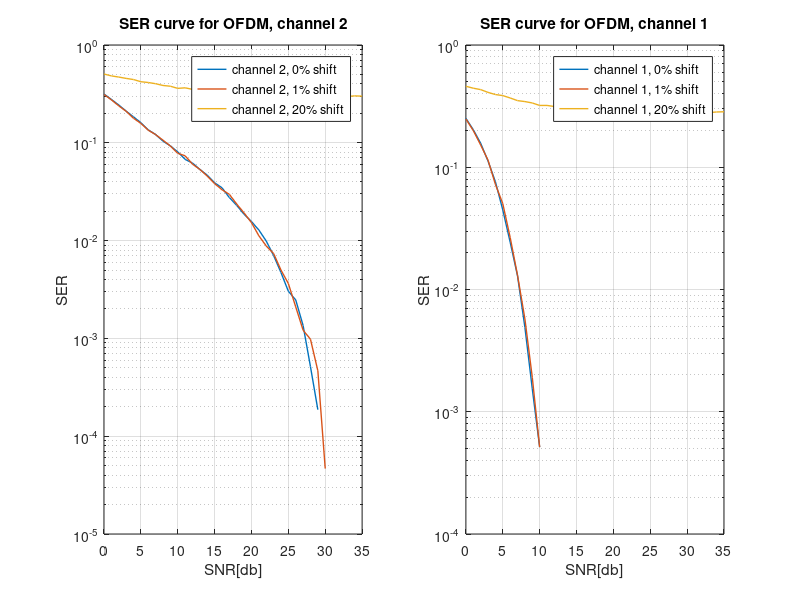

Write the MATLAB code that produced this figure.
function ex3

    % Consts
    DATA_SIZE = 2048;
    FFT_SIZE = 1024;
    NOISE_POWER = 0.1;
        
    % Not all the bit stream will actually be used
    bit_stream = generateData(DATA_SIZE);
    symbols = bi2de(reshape(bit_stream, round(length(bit_stream)/2), 2));
    source_ofdm = qammod(symbols, 4)/sqrt(2);

    % Inserting guard band
    source_ofdm(1:100) = 0;
    source_ofdm(end-100+1:end) = 0;
    y1 = ifft(source_ofdm);
    len = size(y1, 1);
    gi = round(len/8);

    % Add guard interval
    gi_y = zeros(len+gi, 1);
    gi_y(1:gi) = y1(end-gi+1:end);
    gi_y(gi+1:end) = y1;

    received_signal1 = gi_y;

    % Removing guard interval
    received_signal1 = received_signal1(gi+1:end);
    received_ofdm1 = fft(received_signal1);        
    received_ofdm_symbols1 = qamdemod(received_ofdm1, 4);
    % Demodulate
    received_bit_stream1 = reshape(de2bi(received_ofdm_symbols1), DATA_SIZE, 1)';
    pilot1 = source_ofdm(101:end-100)./received_ofdm1(101:end-100);


    received_signal2 = channel2(gi_y);
    % Removing guard interval
    [received_ofdm_symbols2, received_ofdm_values2] = receiveSignal(received_signal2, gi);

    % Demodulate
    received_bit_stream2 = reshape(de2bi(received_ofdm_symbols2), DATA_SIZE, 1)';
    pilot2 = source_ofdm(101:end-100)./received_ofdm_values2(101:end-100);        
% 
%     figure;
%     subplot(1,2,1);
%     xlabel('Subcarrier');
%     ylabel('|b_k|');
%     stem([1:10:length(received_ofdm1)], abs(received_ofdm1(1:10:end)));
%     title('h[n]=\delta[n]');
%     subplot(1,2,2);
%     xlabel('Subcarrier');
%     ylabel('|b_k|');
%     stem([1:3:length(received_ofdm_values2)], abs(received_ofdm_values2(1:3:end)));
%     title('h[n]=1*\delta[n-1]+0.9j*\delta[n-10]');


    received_signal3 = channel1(gi_y);
    received_signal3 = delaySignal(received_signal3, 30);
    [received_ofdm_symbols3, received_ofdm_values3] = receiveSignal(received_signal3, gi);
    received_signal4 = channel2(gi_y);
    received_signal4 = delaySignal(received_signal4, 30);
    [received_ofdm_symbols4, received_ofdm_values4] = receiveSignal(received_signal4, gi);

%     figure;
%     subplot(1,2,1);
%     xlabel('Subcarrier');
%     ylabel('|b_k|');
%     stem([1:10:length(received_ofdm_values3)], abs(received_ofdm_values3(1:10:end)));
%     title('h[n]=\delta[n-30]');
%     subplot(1,2,2);
%     xlabel('Subcarrier');
%     ylabel('|b_k|');
%     stem([1:length(received_ofdm_values4)], abs(received_ofdm_values4(1:end)));
%     title('h[n]=1*\delta[n-31]+0.9j*\delta[n-40]');
    
%     snr_to_matches = [];
%     for snr=[0:1:35]
%         matches = 0;
%         for i=[1:26]
%             bit_stream = generateData(DATA_SIZE);
%             symbols = bi2de(reshape(bit_stream, round(length(bit_stream)/2), 2));
%             source_ofdm = qammod(symbols, 4)/sqrt(2);
%             
%              % Inserting guard band
%             source_ofdm(1:100) = 0;
%             source_ofdm(end-100+1:end) = 0;
%             y1 = ifft(source_ofdm);
%             len = size(y1, 1);
%             gi = round(len/8);
% 
%             % Add guard interval
%             gi_y = zeros(len+gi, 1);
%             gi_y(1:gi) = y1(end-gi+1:end);
%             gi_y(gi+1:end) = y1;
%             
% 
%             received_signal5 = channel1(gi_y);
%             received_signal5 = addNoiseToSignal(received_signal5, snr);
%             [received_ofdm_symbols5, received_ofdm_values5] = receiveSignal(received_signal5, gi);
%             received_signal6 = channel2(gi_y);
%             received_signal6 = addNoiseToSignal(received_signal6, snr);
%             [received_ofdm_symbols6, received_ofdm_values6] = receiveSignal(received_signal6, gi);
% %             pilot6 = source_ofdm(101:end-100)./received_ofdm_values6(101:end-100);
%             received_ofdm_values6 = received_ofdm_values6(101:end-100).*pilot2;
%         %     received_ofdm_values6 = received_ofdm_values6(101:end-100);
%             received_ofdm_symbols6 = qamdemod(received_ofdm_values6, 4);
% %             received_bit_stream6 = reshape(de2bi(received_ofdm_symbols6), 1, length(received_ofdm_symbols6)*2)';
%             
%             matches = matches + sum(received_ofdm_symbols6 == symbols(101:end-100));
%         end
%         
%         snr_to_matches = [snr_to_matches ; [snr, matches/(length(received_ofdm_symbols6)*26)]];        
%         
%     end
%     
%     figure;
%     semilogy(snr_to_matches(:,1), 1-snr_to_matches(:,2));
%     grid on;
%     title('SER curve for OFDM');
%     xlabel('SNR[db]');
%     ylabel('SER');
    
    offsets = [0, 0.01, 0.2];
    snrs = [0:1:35];
    snr_to_matches5 = zeros(length(offsets), length(snrs), 2);
    snr_to_matches6 = zeros(length(offsets), length(snrs), 2);
    for offset_i=[1:length(offsets)]
        offset_values = zeros(length(offsets), 1);
        offset_values = exp(-1i*2*pi*offsets(offset_i)*[0:FFT_SIZE-1]/FFT_SIZE)';
        for snr_i=[1:length(snrs)]
            matches5 = 0;
            matches6 = 0;
            for i=[1:26]
                bit_stream = generateData(DATA_SIZE);
                symbols = bi2de(reshape(bit_stream, round(length(bit_stream)/2), 2));
                source_ofdm = qammod(symbols, 4)/sqrt(2);

                 % Inserting guard band
                source_ofdm(1:100) = 0;
                source_ofdm(end-100+1:end) = 0;
                y1 = ifft(source_ofdm);
                len = size(y1, 1);
                gi = round(len/8);

                % Add guard interval
                gi_y = zeros(len+gi, 1);
                gi_y(1:gi) = y1(end-gi+1:end);
                gi_y(gi+1:end) = y1;


                received_signal5 = channel1(gi_y);
                received_signal5 = addNoiseToSignal(received_signal5, snrs(snr_i));
                [received_ofdm_symbols5, received_ofdm_values5] = receiveSignalAddOffset(received_signal5, gi, offset_values);
                received_ofdm_values5 = received_ofdm_values5(101:end-100).*pilot1;
                received_ofdm_symbols5 = qamdemod(received_ofdm_values5, 4);
                matches5 = matches5 + sum(received_ofdm_symbols5 == symbols(101:end-100));
                
                received_signal6 = channel2(gi_y);
                received_signal6 = addNoiseToSignal(received_signal6, snrs(snr_i));
                [received_ofdm_symbols6, received_ofdm_values6] = receiveSignalAddOffset(received_signal6, gi, offset_values);
                received_ofdm_values6 = received_ofdm_values6(101:end-100).*pilot2;
                received_ofdm_symbols6 = qamdemod(received_ofdm_values6, 4);
                matches6 = matches6 + sum(received_ofdm_symbols6 == symbols(101:end-100));
            end
            
            snr_to_matches5(offset_i, snr_i, :) = [snrs(snr_i), matches5/(length(received_ofdm_symbols5)*26)];
            snr_to_matches6(offset_i, snr_i, :) = [snrs(snr_i), matches6/(length(received_ofdm_symbols6)*26)];

        end
        
    end
    
    figure;
    subplot(1,2,1);
    semilogy(snr_to_matches6(1,:,1), 1-snr_to_matches6(1,:,2), 'LineWidth', 1);
    grid on;
    hold on;
    semilogy(snr_to_matches6(2,:,1), 1-snr_to_matches6(2,:,2), 'LineWidth', 1);
    semilogy(snr_to_matches6(3,:,1), 1-snr_to_matches6(3,:,2), 'LineWidth', 1);
    legend('channel 2, 0% shift', 'channel 2, 1% shift', 'channel 2, 20% shift');
    title('SER curve for OFDM, channel 2');
    xlabel('SNR[db]');
    ylabel('SER');
    
    subplot(1,2,2);
    semilogy(snr_to_matches5(1,:,1), 1-snr_to_matches5(1,:,2), 'LineWidth', 1);
    grid on;
    hold on;
    semilogy(snr_to_matches5(2,:,1), 1-snr_to_matches5(2,:,2), 'LineWidth', 1);
    semilogy(snr_to_matches5(3,:,1), 1-snr_to_matches5(3,:,2), 'LineWidth', 1);
    legend('channel 1, 0% shift', 'channel 1, 1% shift', 'channel 1, 20% shift');
    title('SER curve for OFDM, channel 1');
    xlabel('SNR[db]');
    ylabel('SER');
    
end


function transSignal = transmitSignals(signalToSend, channelNumber, timeDelay, shouldAddNoise)
    % TRANSMITTER
    
    gi_y = delaySignal(signalToSend, timeDelay);
    
    if shouldAddNoise == 1
        gi_y = addNoiseToSignal(gi_y, NOISE_POWER);
    end
    
    if (channelNumber == 1)
        transSignal = channel1(gi_y);
    elseif (channelNumber == 2)
        transSignal = channel2(gi_y);
    end
    
end


function [ofdmSymbols, ofdmValues] = receiveSignal(signal, gi)
    received_signal = signal(gi+1:end);
    received_ofdm = fft(received_signal);
    ofdmSymbols = qamdemod(received_ofdm, 4);
    ofdmValues = received_ofdm;
end


function [ofdmSymbols, ofdmValues] = receiveSignalAddOffset(signal, gi, offsets)
    received_signal = signal(gi+1:end).*offsets;
    received_ofdm = fft(received_signal);
    ofdmSymbols = qamdemod(received_ofdm, 4);
    ofdmValues = received_ofdm;
end


function noisySignal = addNoiseToSignal(signal, snr)
    noisySignal = awgn(signal, snr, 'measured');
end

function intervaledSignal = delaySignal(signal, delay)
    len = length(signal);
    intervaledSignal = zeros(len, 1);
    intervaledSignal(delay+1:end) = signal(1:end-delay);
    
end


function outputSignal = channel1(signal)
    outputSignal = signal;
end

function outputSignal = channel2(signal)
    len = length(signal);
    outputSignal = zeros(len, 1);
    outputSignal(2:end) = outputSignal(2:end) + 1*signal(1:end-1);
    outputSignal(11:end) = outputSignal(11:end) + 0.9j*signal(1:end-10);
end

function generatedBitStream = generateData(length)    
    generatedBitStream = round(rand(1, length));
end